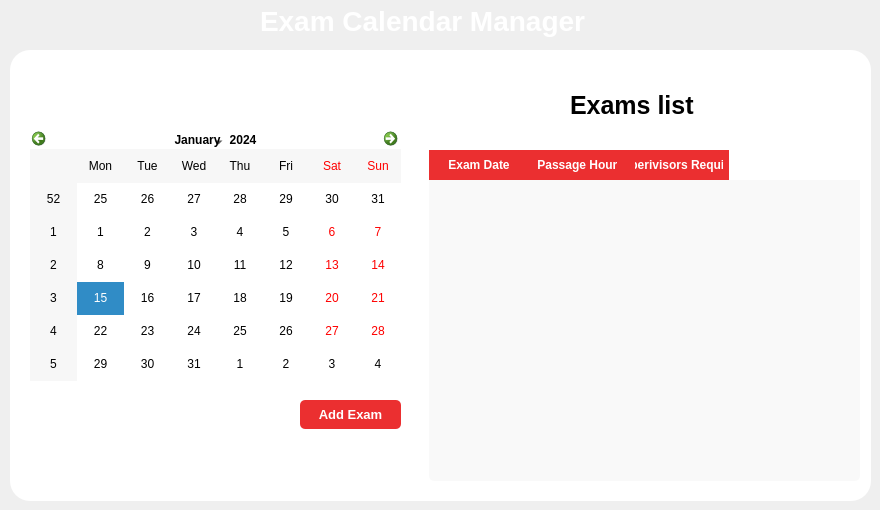
            <widget class="QWidget" name="page_2">
             <widget class="QLabel" name="label">
              <property name="geometry">
               <rect>
                <x>260</x>
                <y>0</y>
                <width>351</width>
                <height>41</height>
               </rect>
              </property>
              <property name="font">
               <font>
                <family>Segoe UI</family>
                <pointsize>21</pointsize>
                <weight>75</weight>
                <bold>true</bold>
               </font>
              </property>
              <property name="styleSheet">
               <string notr="true">color: rgb(255, 255, 255);</string>
              </property>
              <property name="text">
               <string>Exam Calendar Manager</string>
              </property>
             </widget>
             <widget class="QWidget" name="widget_3" native="true">
              <property name="geometry">
               <rect>
                <x>10</x>
                <y>50</y>
                <width>361</width>
                <height>451</height>
               </rect>
              </property>
              <property name="styleSheet">
               <string notr="true">background-color:white;
border-radius:20px;</string>
              </property>
              <widget class="QLabel" name="label_6">
               <property name="geometry">
                <rect>
                 <x>50</x>
                 <y>90</y>
                 <width>261</width>
                 <height>51</height>
                </rect>
               </property>
               <property name="font">
                <font>
                 <family>Sitka Text</family>
                 <pointsize>19</pointsize>
                 <weight>75</weight>
                 <bold>true</bold>
                </font>
               </property>
               <property name="text">
                <string>Exam Date Manager</string>
               </property>
              </widget>
              <widget class="QLabel" name="label_7">
               <property name="geometry">
                <rect>
                 <x>30</x>
                 <y>180</y>
                 <width>101</width>
                 <height>41</height>
                </rect>
               </property>
               <property name="font">
                <font>
                 <family>Sitka Text</family>
                 <pointsize>10</pointsize>
                 <weight>75</weight>
                 <bold>true</bold>
                </font>
               </property>
               <property name="text">
                <string>Exam Date </string>
               </property>
              </widget>
              <widget class="QLabel" name="label_8">
               <property name="geometry">
                <rect>
                 <x>30</x>
                 <y>250</y>
                 <width>111</width>
                 <height>41</height>
                </rect>
               </property>
               <property name="font">
                <font>
                 <family>Sitka Text</family>
                 <pointsize>10</pointsize>
                 <weight>75</weight>
                 <bold>true</bold>
                </font>
               </property>
               <property name="text">
                <string>Exam start hour</string>
               </property>
              </widget>
              <widget class="QLabel" name="label_9">
               <property name="geometry">
                <rect>
                 <x>30</x>
                 <y>300</y>
                 <width>211</width>
                 <height>41</height>
                </rect>
               </property>
               <property name="font">
                <font>
                 <family>Sitka Text</family>
                 <pointsize>10</pointsize>
                 <weight>75</weight>
                 <bold>true</bold>
                </font>
               </property>
               <property name="text">
                <string>Number of required supervisors</string>
               </property>
              </widget>
              <widget class="QSpinBox" name="hour_spinBox">
               <property name="geometry">
                <rect>
                 <x>250</x>
                 <y>260</y>
                 <width>91</width>
                 <height>22</height>
                </rect>
               </property>
               <property name="font">
                <font>
                 <pointsize>-1</pointsize>
                </font>
               </property>
               <property name="styleSheet">
                <string notr="true">QSpinBox {
    background-color: #f0f0f0;
    border: 1px solid #cccccc;
    border-radius: 5px;
    padding: 2px 5px;
    font-size: 14px;
}

</string>
               </property>
              </widget>
              <widget class="QSpinBox" name="supervisors_spinBox">
               <property name="geometry">
                <rect>
                 <x>250</x>
                 <y>310</y>
                 <width>91</width>
                 <height>22</height>
                </rect>
               </property>
               <property name="styleSheet">
                <string notr="true">QSpinBox {
    background-color: #f0f0f0;
    border: 1px solid #cccccc;
    border-radius: 5px;
    padding: 2px 5px;
    font-size: 14px;
}







</string>
               </property>
              </widget>
              <widget class="QLabel" name="examdate_label">
               <property name="geometry">
                <rect>
                 <x>250</x>
                 <y>190</y>
                 <width>91</width>
                 <height>21</height>
                </rect>
               </property>
               <property name="font">
                <font>
                 <family>Sitka Text</family>
                 <pointsize>12</pointsize>
                 <weight>75</weight>
                 <bold>true</bold>
                </font>
               </property>
               <property name="text">
                <string>NA</string>
               </property>
              </widget>
              <widget class="QLabel" name="label_10">
               <property name="geometry">
                <rect>
                 <x>60</x>
                 <y>220</y>
                 <width>191</width>
                 <height>16</height>
                </rect>
               </property>
               <property name="font">
                <font>
                 <family>Sitka Text</family>
                 <pointsize>9</pointsize>
                 <weight>75</weight>
                 <bold>true</bold>
                </font>
               </property>
               <property name="text">
                <string>( Pick a date from the calendar)</string>
               </property>
              </widget>
              <widget class="QPushButton" name="submit_btn">
               <property name="geometry">
                <rect>
                 <x>260</x>
                 <y>370</y>
                 <width>81</width>
                 <height>29</height>
                </rect>
               </property>
               <property name="font">
                <font>
                 <family>Sitka Text</family>
                 <pointsize>10</pointsize>
                 <weight>75</weight>
                 <bold>true</bold>
                </font>
               </property>
               <property name="styleSheet">
                <string notr="true">
QPushButton#submit_btn
{
background-color :#eb2f30;  
color :white;
border-radius : 5px;

}

QPushButton#submit_btn:pressed
{
background-color :#de5758;  
}</string>
               </property>
               <property name="text">
                <string>Submit</string>
               </property>
              </widget>
              <widget class="QPushButton" name="close_add_exam">
               <property name="geometry">
                <rect>
                 <x>320</x>
                 <y>20</y>
                 <width>25</width>
                 <height>23</height>
                </rect>
               </property>
               <property name="styleSheet">
                <string notr="true">border-radius : 10px solid;
border:2px solid black;</string>
               </property>
               <property name="text">
                <string/>
               </property>
               <property name="icon">
                <iconset>
                 <normalon>design/icons/close.png</normalon>
                </iconset>
               </property>
              </widget>
             </widget>
             <widget class="QWidget" name="widget_4" native="true">
              <property name="geometry">
               <rect>
                <x>20</x>
                <y>50</y>
                <width>851</width>
                <height>451</height>
               </rect>
              </property>
              <property name="styleSheet">
               <string notr="true">background-color:white;
border-radius:20px;</string>
              </property>
              <widget class="QCalendarWidget" name="calendarWidget">
               <property name="geometry">
                <rect>
                 <x>10</x>
                 <y>80</y>
                 <width>371</width>
                 <height>251</height>
                </rect>
               </property>
               <property name="font">
                <font>
                 <family>Segoe UI</family>
                </font>
               </property>
               <property name="styleSheet">
                <string notr="true">color:black;
border-radius:20px;</string>
               </property>
              </widget>
              <widget class="QTableWidget" name="tableWidget">
               <property name="geometry">
                <rect>
                 <x>409</x>
                 <y>100</y>
                 <width>431</width>
                 <height>331</height>
                </rect>
               </property>
               <property name="font">
                <font>
                 <pointsize>-1</pointsize>
                </font>
               </property>
               <property name="styleSheet">
                <string notr="true">/* General QTableWidget styling */
QTableWidget {
    border-radius: 5px;
    gridline-color: #eb2f30;
    font-size: 14px;
    color: #333333;
    background-color: #f9f9f9;
}

/* Header styling */
QHeaderView::section {
    background-color: #eb2f30;
    color: white;
    padding: 5px;
    border: 1px solid #eb2f30;
    font-weight: bold;
}

/* Alternate row colors */
QTableWidget::item {
    padding: 5px;
    border: none;
}

QTableWidget::item:selected {
    background-color: #eb2f30;
    color: white;
}

QTableWidget::item:alternate {
    background-color: #fdd2d2;
}

/* Grid lines */
QTableWidget::item {
    border: 1px solid #eb2f30;
}

/* Vertical and Horizontal Scrollbar */
QScrollBar:vertical {
    border: none;
    background: #e0e0e0;
    width: 10px;
    margin: 0px 0px 0px 0px;
}

QScrollBar::handle:vertical {
    background: #eb2f30;
    min-height: 20px;
}

QScrollBar::add-line:vertical, QScrollBar::sub-line:vertical {
    background: none;
}

QScrollBar:horizontal {
    border: none;
    background: #e0e0e0;
    height: 10px;
    margin: 0px 0px 0px 0px;
}

QScrollBar::handle:horizontal {
    background: #eb2f30;
    min-width: 20px;
}

QScrollBar::add-line:horizontal, QScrollBar::sub-line:horizontal {
    background: none;
}

/* Corner button */
QTableCornerButton::section {
    background-color: #eb2f30;
    border: 1px solid #eb2f30;
}
</string>
               </property>
               <column>
                <property name="text">
                 <string>Exam Date</string>
                </property>
               </column>
               <column>
                <property name="text">
                 <string>Passage Hour </string>
                </property>
               </column>
               <column>
                <property name="text">
                 <string>Superivisors Required</string>
                </property>
               </column>
              </widget>
              <widget class="QLabel" name="label_11">
               <property name="geometry">
                <rect>
                 <x>550</x>
                 <y>30</y>
                 <width>261</width>
                 <height>51</height>
                </rect>
               </property>
               <property name="font">
                <font>
                 <family>Segoe UI</family>
                 <pointsize>19</pointsize>
                 <weight>75</weight>
                 <bold>true</bold>
                </font>
               </property>
               <property name="text">
                <string>Exams list</string>
               </property>
              </widget>
              <widget class="QPushButton" name="add_exam_btn">
               <property name="geometry">
                <rect>
                 <x>280</x>
                 <y>350</y>
                 <width>101</width>
                 <height>29</height>
                </rect>
               </property>
               <property name="font">
                <font>
                 <family>Segoe UI</family>
                 <pointsize>10</pointsize>
                 <weight>75</weight>
                 <bold>true</bold>
                </font>
               </property>
               <property name="styleSheet">
                <string notr="true">
QPushButton#add_exam_btn
{
background-color :#eb2f30;  
color :white;
border-radius : 5px;

}

QPushButton#add_exam_btn:pressed
{
background-color :#de5758;  
}</string>
               </property>
               <property name="text">
                <string>Add Exam</string>
               </property>
               <property name="icon">
                <iconset>
                 <normalon>design/icons/plus.png</normalon>
                </iconset>
               </property>
              </widget>
             </widget>
             <zorder>widget_3</zorder>
             <zorder>label</zorder>
             <zorder>widget_4</zorder>
            </widget>
